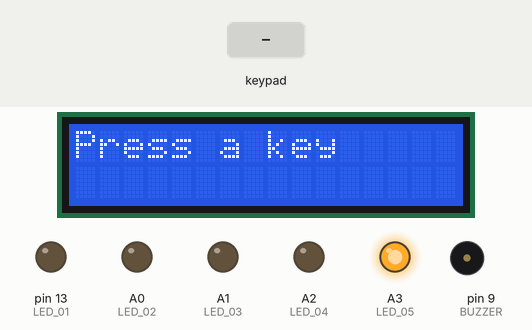
Recording of a sketch running on a simulated Arduino Uno, built with avr-gcc and run on an emulated ATmega328P. Shown: 16×2 character LCD, output pins drawn as LEDs (lit = HIGH), buzzer (waves = sounding, pin HIGH). The test bench sets the inputs (shaded band). What the sketch prints to the serial monitor is not drawn.

Above: at 2.5 s.
2.6 s: keypad keys 2 3 4 5 # pressed 0.4 s apart
At 4.8 s:
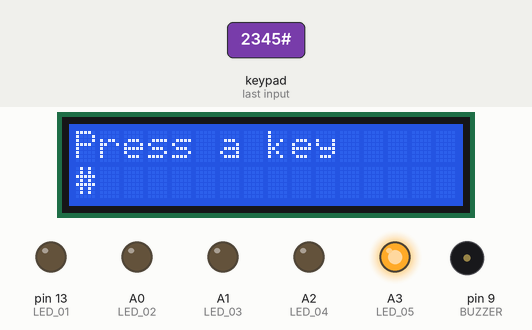
6.1 s: key '*' pressed
At 7.2 s:
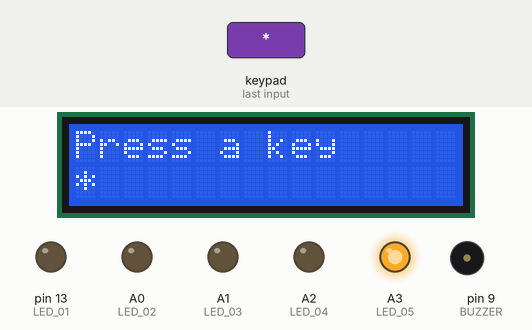
7.6 s: key '1' pressed
At 8.4 s:
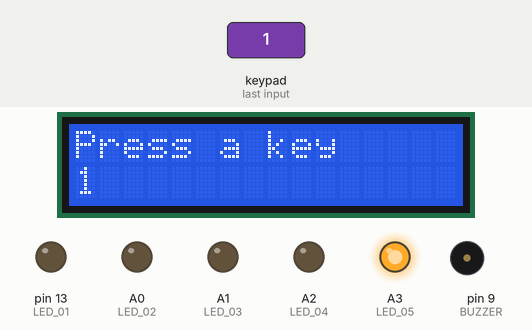
9.1 s: keypad keys 8 7 6 pressed 0.4 s apart
At 10.3 s:
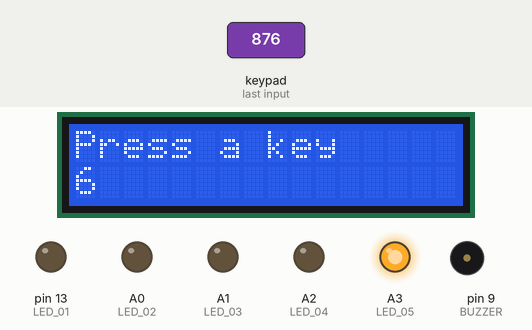
11.8 s: key '#' pressed
At 13.0 s:
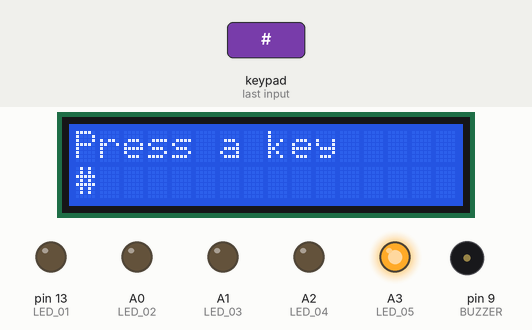
13.3 s: key '2' pressed
At 14.2 s:
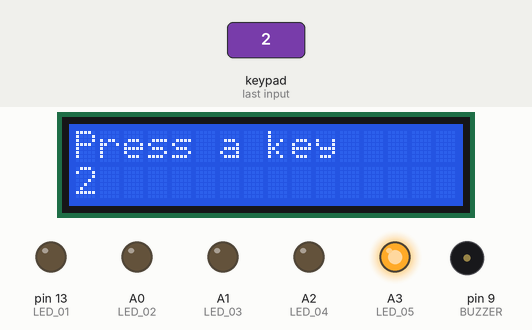
Timing chart, 0 to 15.8 s (numbered marks = the images above; inputs shaded):
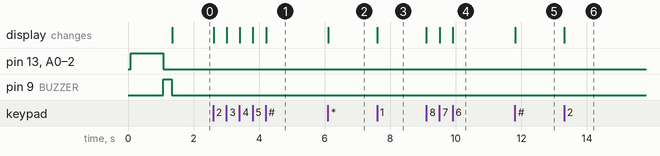

Measured:
- after the input at 2.6 s, the display: first changes at once (image 1 shows a later state)
- after the input at 6.1 s, the display: changes at once (image 2)
- after the input at 7.6 s, the display: changes at once (image 3)
- after the input at 9.1 s, the display: first changes at once (image 4 shows a later state)
- after the input at 11.8 s, the display: changes at once (image 5)
- after the input at 13.3 s, the display: changes at once (image 6)

The sketch:

system_fw.ino
```cpp
/*
    Panel de Alarma Didáctico
    Lucas Martín Treser
    Abril de 2025
*/

#include <LiquidCrystal_AIP31068_I2C.h>
#include <Keypad.h>

#define MSG_VERSION "v042025"

const byte LED_01 = 13;
const byte LED_02 = A0;
const byte LED_03 = A1;
const byte LED_04 = A2;
const byte LED_05 = A3;

const byte BUZZER = 9;

const byte ROWS = 4;
const byte COLS = 3;

char keys[ROWS][COLS] = {
  { '1', '2', '3' },
  { '4', '5', '6' },
  { '7', '8', '9' },
  { '*', '0', '#' }
};

byte rowPins[ROWS] = { 2, 3, 4, 5 };  //connect to the row pinouts of the keypad
byte colPins[COLS] = { 8, 7, 6 };     //connect to the column pinouts of the keypad

Keypad keypad = Keypad(makeKeymap(keys), rowPins, colPins, ROWS, COLS);

LiquidCrystal_AIP31068_I2C lcd(0x3E, 16, 2);

void setup() {

  pinMode(LED_01, OUTPUT);
  pinMode(LED_02, OUTPUT);
  pinMode(LED_03, OUTPUT);
  pinMode(LED_04, OUTPUT);
  pinMode(LED_05, OUTPUT);
  pinMode(BUZZER, OUTPUT);

  Serial.begin(9600);
  Serial.println("Hello Human!");

  lcd.init();
  lcd.setCursor(0, 0);
  lcd.print("Alarm Panel");
  lcd.setCursor(0, 1);
  lcd.print(MSG_VERSION);

  digitalWrite(LED_01, HIGH);
  digitalWrite(LED_02, HIGH);
  digitalWrite(LED_03, HIGH);
  digitalWrite(LED_04, HIGH);
  digitalWrite(LED_05, LOW);
  delay(1000);
  digitalWrite(LED_01, LOW);
  digitalWrite(LED_02, LOW);
  digitalWrite(LED_03, LOW);
  digitalWrite(LED_04, LOW);
  digitalWrite(LED_05, HIGH);

  digitalWrite(BUZZER, HIGH);
  delay(250);
  digitalWrite(BUZZER, LOW);
  lcd.clear();
  lcd.setCursor(0, 0);
  lcd.print("Press a key");
}

void loop() {

  char key = keypad.getKey();

  if (key) {
    lcd.setCursor(0, 1);
    lcd.print(key);
  }
}
```
